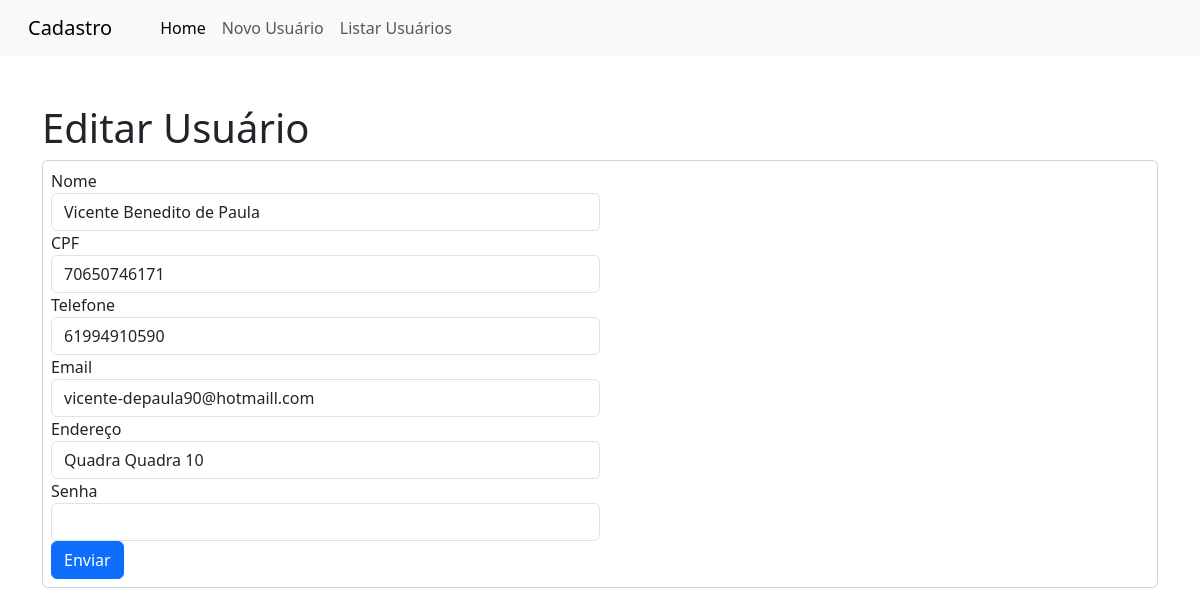
Page /?page=editar&id=3 on the committed database.
### tables this page shows
CREATE TABLE `usuarios` (
  `id` int(10) UNSIGNED NOT NULL,
  `nome` varchar(45) NOT NULL,
  `cpf` varchar(255) NOT NULL,
  `telefone` varchar(255) NOT NULL,
  `email` varchar(255) NOT NULL,
  `endereço` varchar(255) NOT NULL,
  `senha` varchar(255) NOT NULL
);

### editar-usuario.php (the view, shortened to what this page needs)
<h1>Editar Usuário</h1>
<?php
	$sql = "SELECT * FROM usuarios WHERE id=".$_REQUEST['id'];
	$res = $connection->query($sql);
	$row = $res->fetch_object();
?>
<form action="?page=salvar" method="POST">
	<div class="card p-2">
		<div class="col-md-6">
			<label>Nome</label>
			<input type="text" name="nome" value="<?php print $row->nome; ?>" class="form-control">
		</div>
		<div class="col-md-6">
			<label>CPF</label>
			<input type="text" name="cpf" value="<?php print $row->cpf; ?>" class="form-control" placeholder="Insira seu CPF (SOMENTE NÚMEROS)!" pattern="[0-9]{11}" required>
		</div>
		<div class="col-md-6">
			<label>Telefone</label>
			<input type="telephone" name="telefone" value="<?php print $row->telefone; ?>" class="form-control">
		</div>
		<div class="col-md-6">
			<label>Email</label>
			<input type="email" name="email" value="<?php print $row->email; ?>" class="form-control">
		</div>
		<div class="col-md-6">
			<label>Endereço</label>
			<input type="text" name="endereço" value="<?php print $row->endereço; ?>" class="form-control">
		</div>
		<div class="col-md-6">
			<label>Senha</label>
			<input type="password" name="senha" class="form-control" required>
		</div>
		<div class="col-md-6">
			<button type="submit" class="btn btn-primary">Enviar</button>
		</div>
	</div>
</form>

### rows in the picture
usuarios: nome "Vicente Benedito de Paula", cpf "70650746171", telefone "61994910590", email "vicente-depaula90@hotmaill.com", endereço "Quadra Quadra 10"
